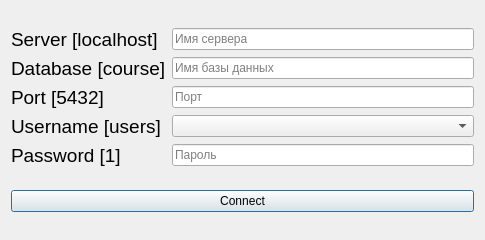
<?xml version="1.0" encoding="UTF-8"?>
<ui version="4.0">
 <class>ConnectDBDialog</class>
 <widget class="QDialog" name="ConnectDBDialog">
  <property name="geometry">
   <rect>
    <x>0</x>
    <y>0</y>
    <width>485</width>
    <height>240</height>
   </rect>
  </property>
  <property name="windowTitle">
   <string>Dialog</string>
  </property>
  <layout class="QGridLayout" name="gridLayout_2">
   <item row="0" column="0">
    <layout class="QGridLayout" name="gridLayout">
     <item row="0" column="0">
      <widget class="QLabel" name="label">
       <property name="text">
        <string>&lt;html&gt;&lt;head/&gt;&lt;body&gt;&lt;p&gt;&lt;span style=&quot; font-size:14pt;&quot;&gt;Server [localhost]&lt;/span&gt;&lt;/p&gt;&lt;/body&gt;&lt;/html&gt;</string>
       </property>
      </widget>
     </item>
     <item row="0" column="1">
      <widget class="QLineEdit" name="serverLine">
       <property name="placeholderText">
        <string>Имя сервера</string>
       </property>
      </widget>
     </item>
     <item row="1" column="0">
      <widget class="QLabel" name="label_2">
       <property name="text">
        <string>&lt;html&gt;&lt;head/&gt;&lt;body&gt;&lt;p&gt;&lt;span style=&quot; font-size:14pt;&quot;&gt;Database [course]&lt;/span&gt;&lt;/p&gt;&lt;/body&gt;&lt;/html&gt;</string>
       </property>
      </widget>
     </item>
     <item row="1" column="1">
      <widget class="QLineEdit" name="databaseLine">
       <property name="placeholderText">
        <string>Имя базы данных</string>
       </property>
      </widget>
     </item>
     <item row="2" column="0">
      <widget class="QLabel" name="label_3">
       <property name="text">
        <string>&lt;html&gt;&lt;head/&gt;&lt;body&gt;&lt;p&gt;&lt;span style=&quot; font-size:14pt;&quot;&gt; Port [5432]&lt;/span&gt;&lt;/p&gt;&lt;/body&gt;&lt;/html&gt;</string>
       </property>
      </widget>
     </item>
     <item row="2" column="1">
      <widget class="QLineEdit" name="portLine">
       <property name="placeholderText">
        <string>Порт</string>
       </property>
      </widget>
     </item>
     <item row="3" column="0">
      <widget class="QLabel" name="label_4">
       <property name="text">
        <string>&lt;html&gt;&lt;head/&gt;&lt;body&gt;&lt;p&gt;&lt;span style=&quot; font-size:14pt;&quot;&gt;Username [users]&lt;/span&gt;&lt;/p&gt;&lt;/body&gt;&lt;/html&gt;</string>
       </property>
      </widget>
     </item>
     <item row="4" column="0">
      <widget class="QLabel" name="label_5">
       <property name="text">
        <string>&lt;html&gt;&lt;head/&gt;&lt;body&gt;&lt;p&gt;&lt;span style=&quot; font-size:14pt;&quot;&gt;Password [1]&lt;/span&gt;&lt;/p&gt;&lt;/body&gt;&lt;/html&gt;</string>
       </property>
      </widget>
     </item>
     <item row="4" column="1">
      <widget class="QLineEdit" name="passwordLine">
       <property name="placeholderText">
        <string>Пароль</string>
       </property>
      </widget>
     </item>
     <item row="3" column="1">
      <widget class="QComboBox" name="usernameBox"/>
     </item>
    </layout>
   </item>
   <item row="1" column="0">
    <widget class="QPushButton" name="connectButton">
     <property name="text">
      <string>Connect</string>
     </property>
    </widget>
   </item>
  </layout>
 </widget>
 <resources/>
 <connections/>
</ui>
